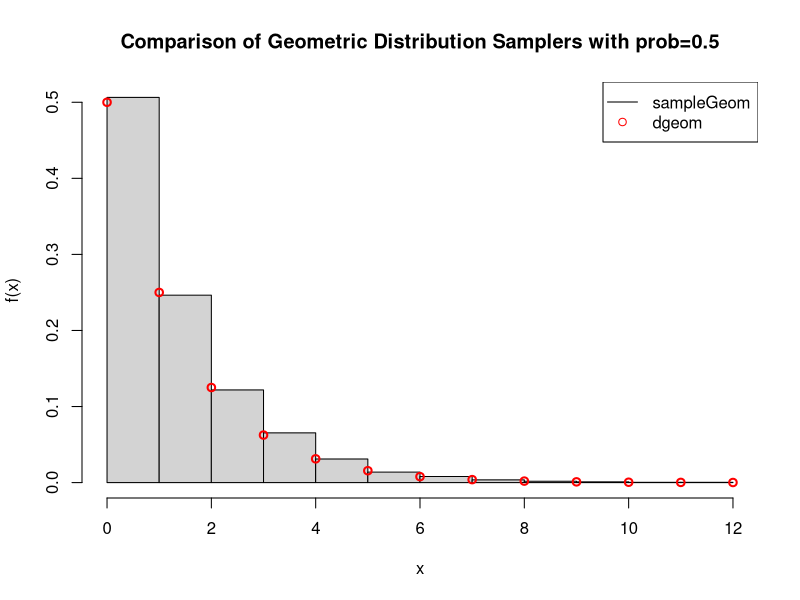
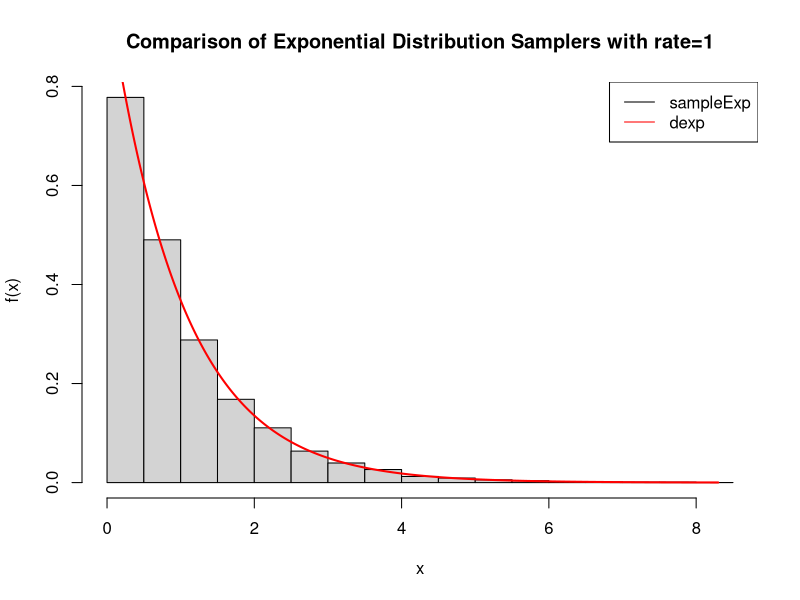
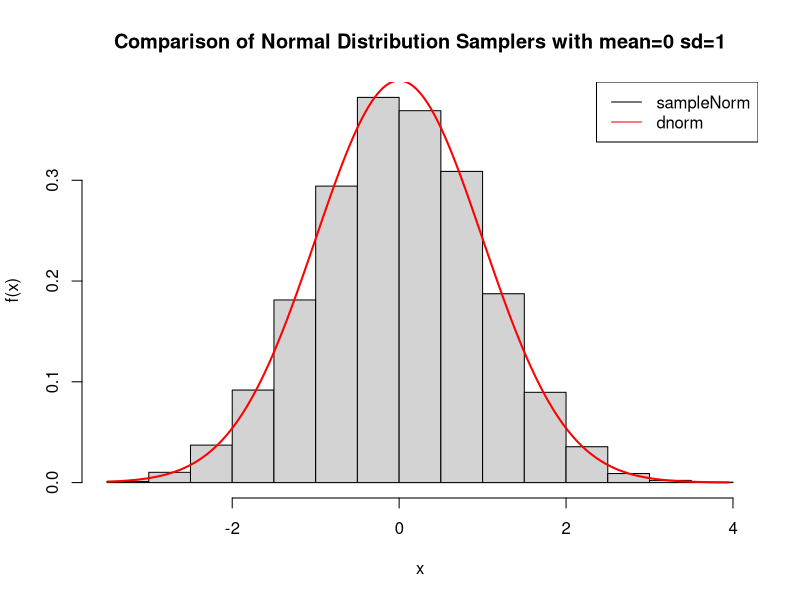
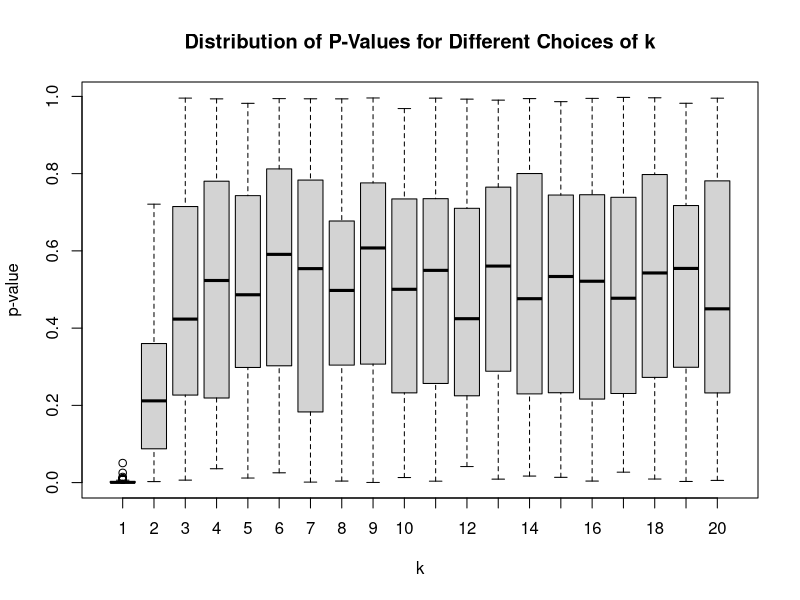
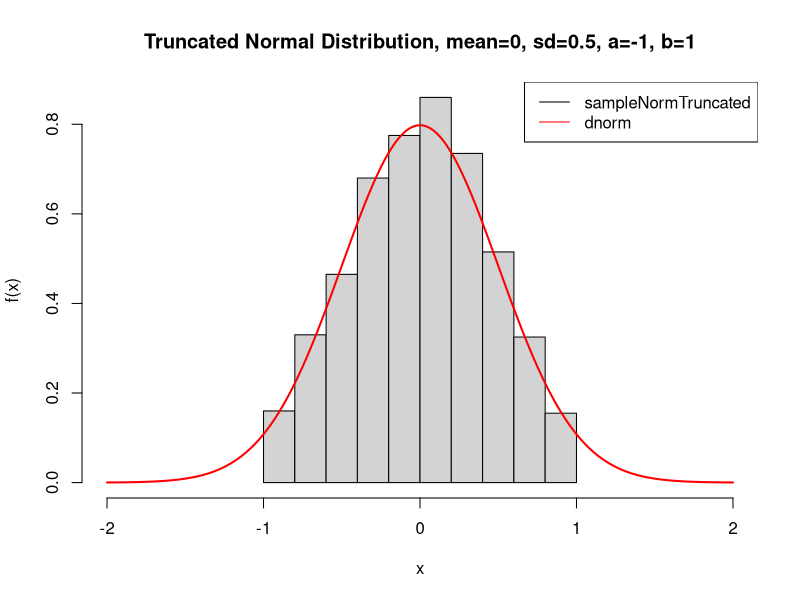

These figures' R source, in order:
# Name: Christian Peters

set.seed(1234)

# used for creating permutations
library(gtools)
library(ggplot2)

# No. 1)
# ======

sampleRNG <- function(n) {
  sample(2^31, n) / 2^31
}

#' Implementation of the gaptest.
#' 
#' @param generator  A random number generator.
#' @param alpha      Left boundary of the gap.
#' @param beta       Right boundary of the gap.
#' @param z          Maximum gap size.
#' @param numSamples Number of samples.
#' 
#' @return Results of the chi-squared test.
gapTest <- function(generator, alpha, beta, z, numSamples=1000) {
  # generate random numbers
  randomNumbers <- generator(numSamples)
  
  # get the gaps
  gaps <- integer(z + 1)
  
  curGap <- 0
  for (i in seq_along(randomNumbers)) {
    # test if the gap is broken
    if (alpha <= randomNumbers[i] && randomNumbers[i] <= beta) {
      # store the gap count at the corresponding index in the gaps vector
      # all gaps >= z are stored at the index z+1
      gapIndex <- min(curGap + 1, z + 1)
      gaps[gapIndex] <- gaps[gapIndex] + 1
      
      curGap <- 0
      next
    }
    
    # still outside the gap
    curGap <- curGap + 1
  }
  
  # calculate the probabilities for each gap
  probabilities <- double(z + 1)
  for (i in seq_along(gaps)) {
    probabilities[i] <- (beta - alpha) * (1 - beta + alpha)^(i - 1)
  }
  probabilities[z+1] <- (1 - beta + alpha)^z
  
  # do the chi-squared test
  test <- chisq.test(x=gaps, p=probabilities)
  
  return(test)
}

#' Implementation of the permutation test.
#' 
#' @param generator        A random number generator.
#' @param elementsPerGroup Number of elements for each group.
#' @param numGroups        Number of groups.
#' 
#' @return The results of the chi squared test.
permutationTest <- function(generator, elementsPerGroup, numGroups) {
  # organize the random numbers as a matrix
  randomNumbers <- matrix(generator(elementsPerGroup * numGroups),
                          nrow=elementsPerGroup, ncol=numGroups)
  
  # create vector to store the count of each permutation
  permutationCounts <- integer(factorial(elementsPerGroup))
  
  # now get the counts of each permutation
  indexPermutations <- permutations(elementsPerGroup, elementsPerGroup)
  
  for (i in seq_along(permutationCounts)) {
    # check each group if it corresponds to the current permutation
    permutationHits <- apply(randomNumbers, 2, function(group) {
      as.integer(!is.unsorted(group[indexPermutations[i, ]]))
    })
    
    # store the count
    permutationCounts[i] <- sum(permutationHits)
  }
  
  # do the chi-squared test
  test <- chisq.test(x=permutationCounts)
  
  return(test)
}

#' This function is used to test the RNG using both the gaptest as well as the
#' permutation test.
testGenerator <- function(runsPerTest) {
  # get the p-Values of the gaptest and plot their distribution using a histogram
  gapResults <-replicate(runsPerTest, gapTest(sampleRNG, 0.25, 0.75, 5)$p.value)
  hist(gapResults, xlab='p-value', main='Distribution of P-Values in the Gaptest',
       freq=FALSE)
  
  # do the same for the permutation test using multiple T parameters
  sequenceLength <- 10000
  for (t in 3:5) {
    permutationResults <- replicate(runsPerTest,
                                    permutationTest(
                                      sampleRNG, t, sequenceLength %/% t)$p.value)
    hist(permutationResults, xlab='p-value',
         main=paste0('Distribution of P-Values in the Permutationtest, T=', t),
         freq=FALSE)
  }
  
}

# testGenerator(100)

# As we can see, the p-values are uniformly distributed for both tests. This
# is a good indication that H0 holds true, since the p-values would not be
# uniformly distributed if this was not the case.
# These findings lead to the conclusion that the random number generator in
# fact generates uniformly distributed random numbers.

# No. 2)
# ======

#' This function draws n samples from a geometric distribution with prob being
#' the 'success' rate of the bernoulli experiment.
sampleGeom <- function(n, prob) {
  result <- integer(n)
  for (i in seq_along(result)) {
    # do the bernoulli experiments
    numTrials <- 0
    repeat {
      rand <- sampleRNG(1)
      if (rand <= prob) {
        break
      }
      numTrials <- numTrials + 1
    }
    result[i] <- numTrials
  }
  
  return(result)
}

#' This function is used to test the geometric random number generator.
testGeom <- function(prob, numSamples=10000) {
  # get the random numbers
  randomNumbers <- sampleGeom(numSamples, prob)
  
  # get the 'true' density
  xReference <- seq(0, max(randomNumbers), 1)
  yReference <- dgeom(xReference, prob)
  
  # plot the results
  hist(randomNumbers, xlab='x', ylab='f(x)',
       main=paste0('Comparison of Geometric Distribution Samplers with prob=', prob),
       freq=FALSE, right=FALSE)
  
  points(xReference, yReference, col='red', lwd=2)
  
  legend('topright', legend=c('sampleGeom', 'dgeom'), col=c('black', 'red'),
         lty=c(1, NA), pch=c(NA, 1))
}

testGeom(0.5)

#' This function draws n samples from an exponential distribution with parameter
#' rate.
sampleExp <- function(n, rate) {
  -log(1-sampleRNG(n))/rate
}

#' This function is used to test the exponential distribution random number generator.
testExp <- function(rate, numSamples=10000) {
  # get the random numbers
  randomNumbers <- sampleExp(numSamples, rate)
  
  # get the 'true' density
  xReference <- seq(0, max(randomNumbers), 0.01)
  yReference <- dexp(xReference, rate)
  
  # plot the results
  hist(randomNumbers, xlab='x', ylab='f(x)',
       main=paste0('Comparison of Exponential Distribution Samplers with rate=',
                   rate),
       freq=FALSE, right=FALSE)
  
  lines(xReference, yReference, col='red', lwd=2)
  
  legend('topright', legend=c('sampleExp', 'dexp'), col=c('black', 'red'), lty=1)
}

testExp(1)

#' This function draws n samples form a normal distribution with parameters
#' 'mean' and 'sd'. k represents the number of uniform random variables that
#' are added during the sampling procedure.
sampleNorm <- function(n, mean, sd, k=12) {
  replicate(n, (sum(sampleRNG(k)) - k/2) * sqrt(12/k) * sd + mean)
}

#' This function is used to test the normal distribution random number generator.
testNorm <- function(mean, sd, numSamples=10000) {
  # get the random numbers
  randomNumbers <- sampleNorm(numSamples, mean, sd)
  
  # get the 'true' density
  xReference <- seq(min(randomNumbers), max(randomNumbers), 0.01)
  yReference <- dnorm(xReference, mean, sd)
  
  # plot the results
  hist(randomNumbers, xlab='x', ylab='f(x)',
       main=paste0('Comparison of Normal Distribution Samplers with mean=', mean,
                   ' sd=', sd),
       freq=FALSE, right=FALSE)
  
  lines(xReference, yReference, col='red', lwd=2)
  
  legend('topright', legend=c('sampleNorm', 'dnorm'), col=c('black', 'red'), lty=1)
}

testNorm(0, 1)

#' This function checks the distribution of p-values of the shapiro test
#' for different values of k.
kPlots <- function(samplesPerTest=100, testsPerK=100, maxK=20) {
  # store the p-values here
  pValues <- double(testsPerK * maxK)
  # carry out the tests
  for (k in seq_len(maxK)) {
    for (i in seq_len(testsPerK)) {
      pValues[(k-1)*testsPerK+i] <- shapiro.test(
        sampleNorm(samplesPerTest, 0, 1, k))$p.value
    }
  }
  # plot the results using boxplots
  res <- data.frame(pValue=pValues, k=rep(seq_len(maxK), each=testsPerK))
  boxplot(pValue~k, data=res, xlab='k', ylab='p-value',
          main='Distribution of P-Values for Different Choices of k')
}

kPlots()

# As we can see in the plot, k=6 already yields quite satisfactory results.

# No. 3)
# ======

#' This function samples random numbers from a truncated normal distribution using
#' the rejection method.
#' 
#' @param n Number of samples to draw.
#' @param mean Mean of the normal distribution.
#' @param sd Standard deviation of the normal distribution.
#' @param a Lower interval border.
#' @param b Upper interval border.
#' 
#' @return A vector containing n random numbers of the truncated normal distribution.
sampleNormTruncated <- function(n, mean, sd, a, b) {
  res <- double(n)
  i <- 1
  # get the maximum of the normal distribution in the interval
  if (a <= mean && b >= mean) {
    kq <- dnorm(mean, mean=mean, sd=sd)
  } else if (a >= mean) {
    kq <- dnorm(a, mean=mean, sd=sd)
  } else {
    kq <- dnorm(b, mean=mean, sd=sd)
  }
  # try sampling random numbers until n numbers where generated
  while(i <= n) {
    x <- (b-a) * sampleRNG(1) + a
    u <- sampleRNG(1)
    if (u <= dnorm(x, mean=mean, sd=sd) / kq) {
      res[i] <- x
      i <- i + 1
    }
  }
  return(res)
}

#' This function is used to test the truncated normal distributed random number
#' generator.
testNormTruncated <- function(mean, sd, a, b, numSamples) {
  # get the random numbers
  randomNumbers <- sampleNormTruncated(numSamples, mean, sd, a, b)
  
  # get the 'true' density
  xReference <- seq(a-1, b+1, 0.01)
  yReference <- dnorm(xReference, mean, sd)
  
  # plot the results
  hist(randomNumbers, xlab='x', ylab='f(x)',
       main=paste0('Truncated Normal Distribution, mean=', mean, ', sd=', sd,
                   ', a=', a, ', b=', b),
       freq=FALSE, right=FALSE, xlim=c(a-1, b+1))
  
  lines(xReference, yReference, col='red', lwd=2)
  
  legend('topright', legend=c('sampleNormTruncated', 'dnorm'),
         col=c('black', 'red'), lty=1)
}

testNormTruncated(0, 0.5, -1, 1, 1000)
